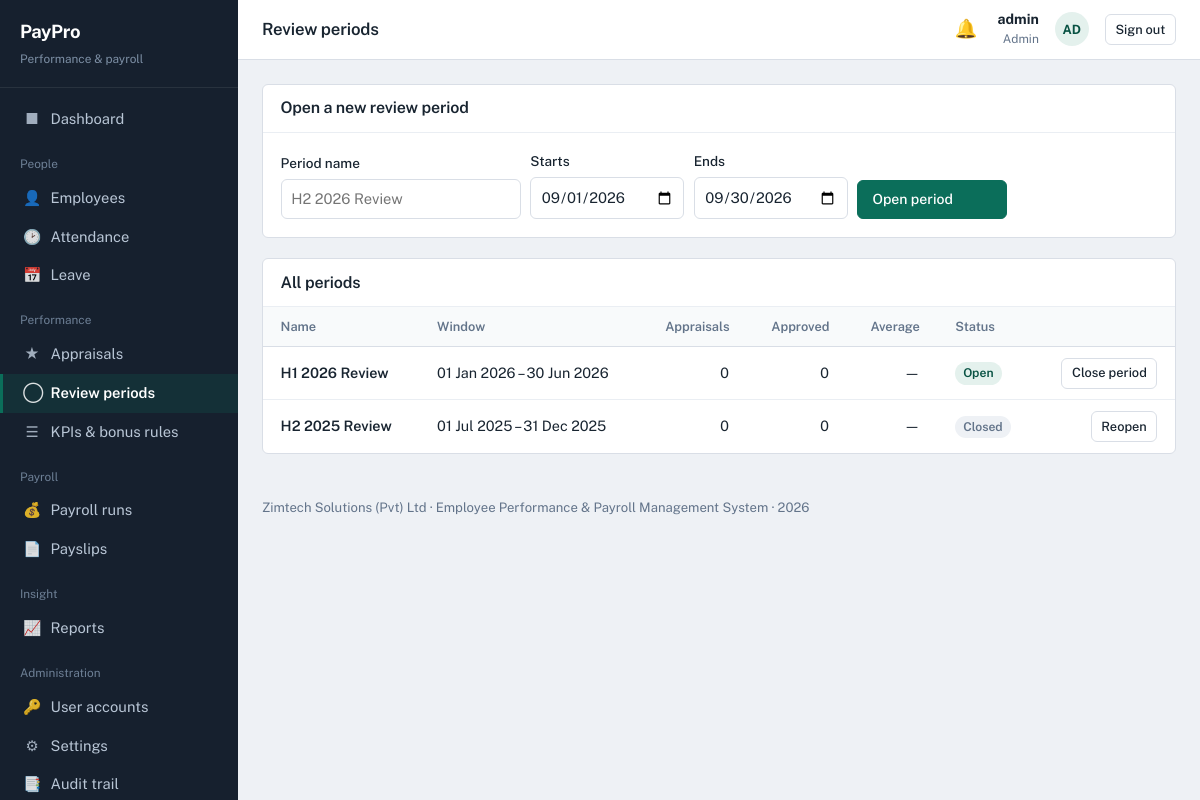
Screenshot of /modules/performance/periods.php (signed in) with the database file from the repository.
### tables this page shows
CREATE TABLE appraisal_periods (
  period_id  INT AUTO_INCREMENT PRIMARY KEY,
  name       VARCHAR(60) NOT NULL,
  start_date DATE NOT NULL,
  end_date   DATE NOT NULL,
  status     ENUM('Open','Closed') DEFAULT 'Open'
);

### includes/functions.php (called while the page is built, shortened)
<?php
function e($value): string {
    return htmlspecialchars((string)$value, ENT_QUOTES, 'UTF-8');
}
function fdate($date, string $format = 'd M Y'): string {
    return date($format, strtotime($date));
}

### modules/performance/periods.php (the view, shortened to what this page needs)
<?php
require_once dirname(__DIR__, 2) . '/config/config.php';
$periods = $pdo->query(
    'SELECT p.*, COUNT(a.appraisal_id) AS appraisals,
            SUM(a.status = "Approved") AS approved, AVG(a.total_score) AS avg_score
     FROM appraisal_periods p
     LEFT JOIN performance_appraisals a ON a.period_id = p.period_id
     GROUP BY p.period_id ORDER BY p.end_date DESC'
)->fetchAll();
include APP_ROOT . '/includes/header.php';
?>
<section class="panel">
  <div class="panel-head"><h2>Open a new review period</h2></div>
  <form method="post" class="panel-body">
    <div class="filters">
      <div class="field" style="min-width:240px">
        <label for="name">Period name</label>
        <input type="text" id="name" name="name" placeholder="H2 2026 Review" required>
      </div>
      <div class="field">
        <label for="start_date">Starts</label>
        <input type="date" id="start_date" name="start_date" value="<?= date('Y-m-01') ?>" required>
      </div>
      <div class="field">
        <label for="end_date">Ends</label>
        <input type="date" id="end_date" name="end_date" value="<?= date('Y-m-t') ?>" required>
      </div>
      <div class="field"><label>&nbsp;</label><button class="btn">Open period</button></div>
    </div>
  </form>
</section>
<section class="panel">
  <div class="panel-head"><h2>All periods</h2></div>
  <div class="table-wrap">
    <table class="data">
      <thead><tr><th>Name</th><th>Window</th><th class="num">Appraisals</th><th class="num">Approved</th>
                 <th class="num">Average</th><th>Status</th><th></th></tr></thead>
      <tbody>
      <?php foreach ($periods as $p): ?>
        <tr>
          <td class="strong"><?= e($p['name']) ?></td>
          <td class="nowrap"><?= fdate($p['start_date']) ?> &ndash; <?= fdate($p['end_date']) ?></td>
          <td class="num"><?= (int)$p['appraisals'] ?></td>
          <td class="num"><?= (int)$p['approved'] ?></td>
          <td class="num"><?= $p['avg_score'] ? money($p['avg_score']) : '—' ?></td>
          <td><?= $p['status'] === 'Open' ? '<span class="badge ok">Open</span>' : '<span class="badge neutral">Closed</span>' ?></td>
          <td class="right">
            <form method="post">
              <button class="btn secondary small"><?= $p['status'] === 'Open' ? 'Close period' : 'Reopen' ?></button>
            </form>
          </td>
        </tr>
      <?php endforeach; ?>
      </tbody>
    </table>
  </div>
</section>
<?php include APP_ROOT . '/includes/footer.php'; ?>

### assets/css/style.css (style rules this page uses)
:root { --ink: #16202e; --ink-soft: #1f2d3f; --paper: #eef1f5; --surface: #ffffff; --line: #d9dee6; --line-soft: #eaeef3; --text: #182430; --muted: #63748a; --brand: #0b6e5a; --brand-dark: #085243; --brand-tint: #e4f1ed; --gold: #a86b12; --gold-tint: #fbf0dc; --red: #a92a20; --red-tint: #fbe7e5; --blue: #23557f; --blue-tint: #e3edf6; --radius: 6px; --sidebar-w: 238px; }
* { box-sizing: border-box; }
html { -webkit-text-size-adjust: 100%; }
body { margin: 0; font-family: 'Public Sans', -apple-system, 'Segoe UI', Roboto, Helvetica, Arial, sans-serif; font-size: 15px; line-height: 1.55; color: var(--text); background: var(--paper); }
h1, h2, h3, h4 { margin: 0 0 .5rem; line-height: 1.25; font-weight: 600; letter-spacing: -0.01em; }
h2 { font-size: 1.15rem; }
.panel { background: var(--surface); border: 1px solid var(--line); border-radius: var(--radius); margin-bottom: 1.25rem; }
.panel-head { display: flex; align-items: center; gap: .75rem; padding: .85rem 1.1rem; border-bottom: 1px solid var(--line-soft); }
.panel-head h2 { margin: 0; font-size: 1rem; }
.panel-body { padding: 1.1rem; }
.table-wrap { overflow-x: auto; }
table.data { width: 100%; border-collapse: collapse; font-size: .9rem; }
table.data th { text-align: left; font-weight: 600; color: var(--muted); font-size: .8rem; padding: .6rem 1.1rem; border-bottom: 1px solid var(--line); white-space: nowrap; background: #f8fafb; }
table.data td { padding: .65rem 1.1rem; border-bottom: 1px solid var(--line-soft); vertical-align: middle; }
table.data tr:last-child td { border-bottom: 0; }
table.data .num { text-align: right; font-variant-numeric: tabular-nums; white-space: nowrap; }
table.data .strong { font-weight: 600; }
.field { display: flex; flex-direction: column; gap: .3rem; }
label { font-size: .85rem; font-weight: 500; }
input[type=text], input[type=email], input[type=password], input[type=date], input[type=time], input[type=number], input[type=search], select, textarea { font: inherit; font-size: .92rem; padding: .5rem .6rem; border: 1px solid var(--line); border-radius: var(--radius); background: var(--surface); color: var(--text); width: 100%; }
.filters { display: flex; flex-wrap: wrap; gap: .6rem; align-items: flex-end; }
.filters .field { min-width: 150px; }
.btn { display: inline-flex; align-items: center; gap: .4rem; font: inherit; font-size: .88rem; font-weight: 500; padding: .48rem .9rem; border-radius: var(--radius); border: 1px solid var(--brand); background: var(--brand); color: #fff; cursor: pointer; text-decoration: none; white-space: nowrap; }
.btn.secondary { background: var(--surface); color: var(--text); border-color: var(--line); }
.btn.small { padding: .3rem .6rem; font-size: .8rem; }
.badge { display: inline-block; font-size: .76rem; font-weight: 600; padding: .12rem .5rem; border-radius: 20px; white-space: nowrap; }
.badge.ok { background: var(--brand-tint); color: var(--brand-dark); }
.badge.neutral { background: var(--paper); color: var(--muted); }
.small { font-size: .82rem; }
.right { text-align: right; }
.nowrap { white-space: nowrap; }

### rows the page displays
appraisal_periods: name "H1 2026 Review", start_date "01 Jan 2026", end_date "30 Jun 2026", appraisals "0", approved "0", status "Open"
appraisal_periods: name "H2 2025 Review", start_date "01 Jul 2025", end_date "31 Dec 2025", appraisals "0", approved "0", status "Closed"

### other values shown
APP_NAME "PayPro"
$pageTitle "Review periods"
$u['full_name'] "admin"
$u['role_name'] "Admin"
$initials "AD"
setting('company_name', 'Company') "Zimtech Solutions (Pvt) Ltd"
APP_LONG_NAME "Employee Performance & Payroll Management System"
